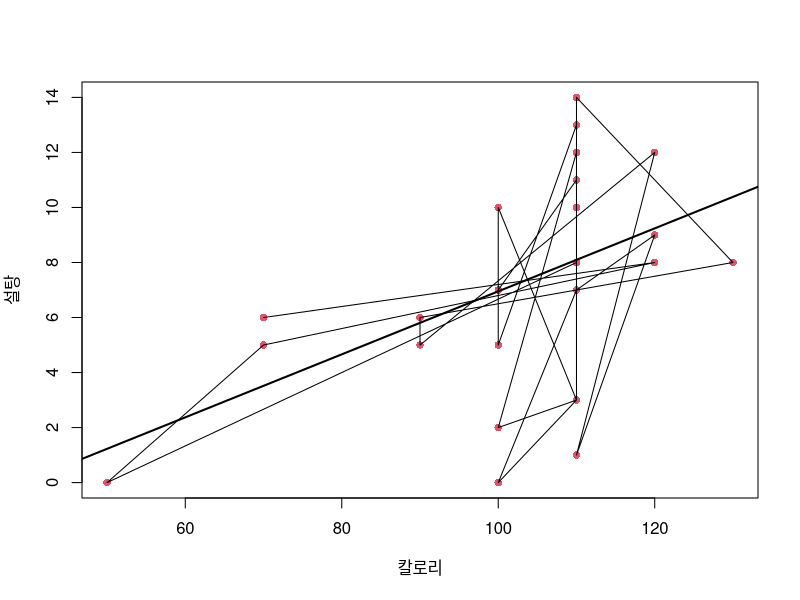

Write R code to recreate this figure.
#그래프를 한 화면에 여래가 나타내고 싶다
SampleData <- read.csv("cereal.csv", header = TRUE)

#par(); R 빈 그래픽 디바이스(하나의 화면)이 나온다
# par(mfrow = c(2,2)) #mfcol 로 대체하면 열부터 생성한다
# plot(SampleData$calories,SampleData$sugars)
# plot(SampleData$calories,SampleData$fat)
# plot(SampleData$calories,SampleData$vitamins)
# plot(SampleData$calories,SampleData$protein)

# grid <- matrix(c(1, 1, 2, 3), nrow = 2, ncol = 2, byrow = TRUE) #레이아웃의 차지하는 비율을 만든다 1,1이 첫번째 그래프 2,3이 다른그래프들
# print(grid)

# layout(grid)
# plot(SampleData$calories,SampleData$sugars)
# plot(SampleData$calories,SampleData$fat)
# plot(SampleData$calories,SampleData$vitamins)

#아래는 파라매터 리셋 방법
# old_par <- par()
# par(col = "red")
# plot(SampleData$calories,SampleData$sugars)
# par(old_par)
# plot(SampleData$calories,SampleData$sugars) #이렇게하면 이전 설정으로 돌아온게 출력된다

plot(SampleData$calories, SampleData$sugars, pch = 16, col = 2, xlab="칼로리", ylab="설탕")
lm_samples <- lm(SampleData$sugars ~ SampleData$calories) #선형회귀를 계산
abline(coef(lm_samples), lwd = 2) #coef 회귀계수 출력 ,abline 직선그리기
lines(SampleData$calories, SampleData$sugars) #선들 그리기
#덤으로 order를 써가지고 하면 좀더 보기좋은 직선이 나온다
#text(x좌표,y좌표,텍스트) x,y 좌표에 텍스트를 표기